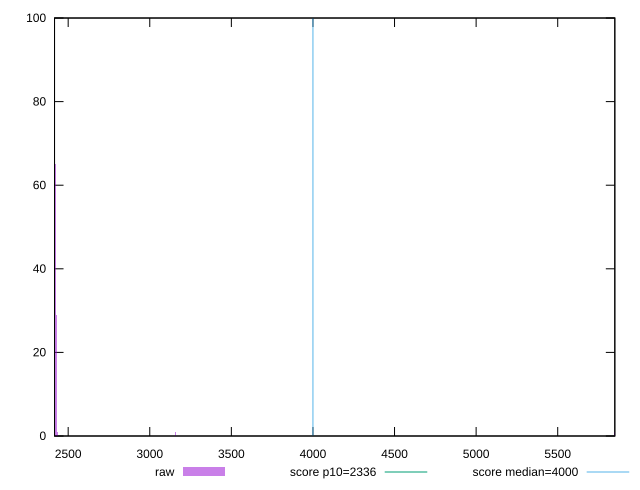

Write gnuplot code to recreate this figure.
reset

$raw <<EOF
3155.675189664667 1
2413.163380331804 3
2420.0384896774785 65
2426.9135990231534 29
2433.788708368828 1
5850.718053169132 1
EOF

set key outside below
set boxwidth 6.875109345674655
set xrange [2416.433:5849.9834999999985]
set yrange [0:100]
set trange [0:100]
set style fill transparent solid 0.5 noborder

set parametric
set terminal svg size 640, 490 enhanced background rgb 'white'
set output "reports/report_00033_2021-03-01T14-23-16.841Z/first-meaningful-paint/samples/astro-inner-cached/raw/histogram.svg"

plot $raw title "raw" with boxes, \
     2336,t title "score p10=2336", \
     4000,t title "score median=4000"

reset
